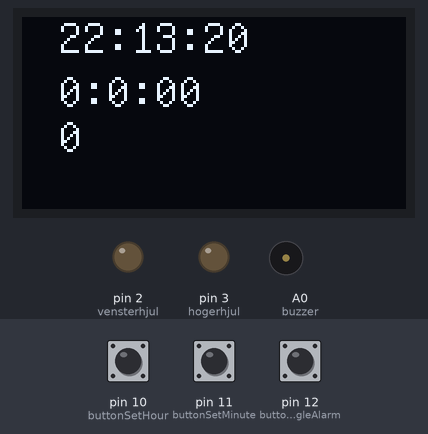
The sketch below on a simulated Arduino Uno, built with avr-gcc and run on an emulated ATmega328P. Parts: 128×64 one-colour display, output pins drawn as LEDs (lit = HIGH), buzzer (waves = sounding, pin HIGH). The test bench sets the inputs (shaded band); at power-on: pin 10 (buttonSetHour) LOW, pin 11 (buttonSetMinute) LOW, pin 12 (buttonToggleAlarm) LOW. The local clock reads 2024-03-15 10:24:30 at power-on unless the sketch sets it.

Above: at 1.2 s.
1.3 s: pin 10 (buttonSetHour) pulled HIGH for 0.2 s
At 3.6 s:
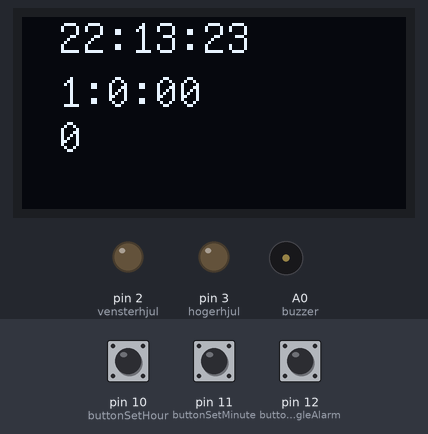
3.8 s: pin 11 (buttonSetMinute) pulled HIGH for 0.2 s
At 6.0 s:
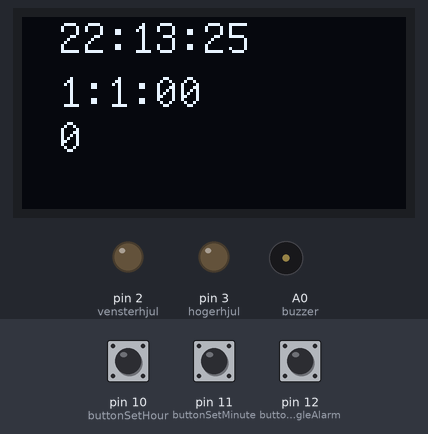
6.7 s: pin 10 (buttonSetHour) pulled HIGH for 1 s
At 8.5 s:
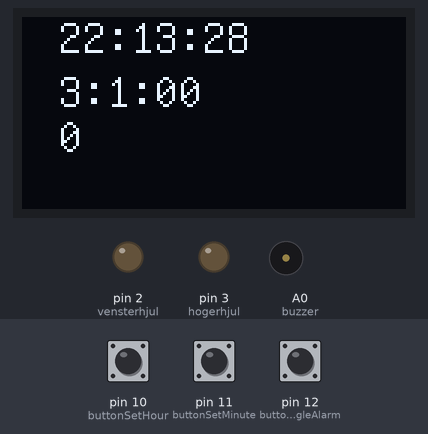
9.2 s: pin 11 (buttonSetMinute) pulled HIGH for 0.2 s
At 12.0 s:
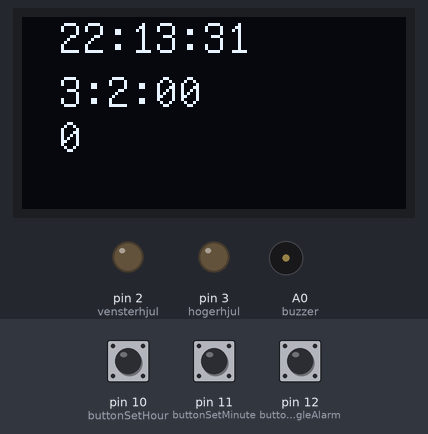
Timing chart, 0 to 12.8 s (numbered marks = the images above; inputs shaded):
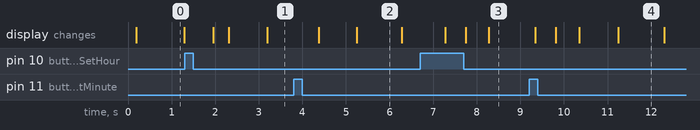

The sketch:

rullande_alarm.ino
```cpp
/*

fil: rullande_alarm
författare: Ebba malm

*/

// Inkludera bibliotek för skärm (U8glib), RTC (Real-Time Clock) och I2C-kommunikation
#include <U8glib.h>
#include <RTClib.h>
#include <Wire.h>

// Definiera pinnar för motorer och sensorer
const int vensterhjul = 2;   // Vänsterhjul (motor)
const int hogerhjul = 3;     // Högerhjul (motor)

const int trigPin1 = 4;      // Triggerpin för avståndssensor 1
const int echoPin1 = 5;      // Echopin för avståndssensor 1
const int trigPin2 = 6;      // Triggerpin för avståndssensor 2
const int echoPin2 = 7;      // Echopin för avståndssensor 2
const int trigPin3 = 8;      // Triggerpin för avståndssensor 3
const int echoPin3 = 9;      // Echopin för avståndssensor 3

const int buzzer = A0;        // Pin för buzzern (larm)

const int buttonSetHour = 10;  // Knapp för att sätta timme
const int buttonSetMinute = 11;  // Knapp för att sätta minut
const int buttonToggleAlarm = 12; // Knapp för att aktivera/deaktivera alarm
const int buttonStopAlarm = 13;   // Knapp för att stoppa alarmet

// Deklarera variabler för tid och alarm
int hour;    // Aktuell timme
int minut;   // Aktuell minut
int second;  // Aktuell sekund

int ahour = 0;    // Alarmets timme
int aminut = 0;   // Alarmets minut
bool alarmSet = false;  // Om alarmet är satt eller inte

// Objekt för RTC (Real-Time Clock) och OLED-skärm
RTC_DS3231 rtc;
U8GLIB_SSD1306_128X64 u8g(U8G_I2C_OPT_NO_ACK);

void setup() {
  // Starta seriekopplingen, I2C och RTC
  Serial.begin(9600);
  Wire.begin();
  rtc.begin();

  // Sätt alla pinnar för sensorer och motorer som in- eller utgångar
  pinMode(trigPin1, OUTPUT);
  pinMode(echoPin1, INPUT);
  pinMode(trigPin2, OUTPUT);
  pinMode(echoPin2, INPUT);
  pinMode(trigPin3, OUTPUT);
  pinMode(echoPin3, INPUT);
  pinMode(buzzer, OUTPUT);
  pinMode(hogerhjul, OUTPUT);
  pinMode(vensterhjul, OUTPUT);

  // Knapp-pinnar för att sätta alarmtid och aktivera/deaktivera alarm
  pinMode(buttonSetHour, INPUT);
  pinMode(buttonSetMinute, INPUT);
  pinMode(buttonToggleAlarm, INPUT);
  pinMode(buttonStopAlarm, INPUT_PULLUP);

  // Ställ in RTC-tid till den aktuella tidpunkten för kompileringsdatumet
  rtc.adjust(DateTime(F(__DATE__), F(__TIME__)));
  u8g.setFont(u8g_font_unifont);  // Sätt teckensnittet för OLED-skärmen
}

void loop() {
  // Läs aktuell tid och uppdatera alarmet och skärmen

  getTime();
  setAlarm();
  checkAlarm();
  oledWrite(12, 12, getTime(), 12, 30, String(hour));
}

void fram() {
  // Kör båda motorerna framåt
  digitalWrite(hogerhjul, HIGH);
  digitalWrite(vensterhjul, HIGH);
  delay(50); // Kort paus
}

void venster() {
  // Kör höger motor och stoppa vänster motor för att svänga vänster
  digitalWrite(hogerhjul, HIGH);
  digitalWrite(vensterhjul, LOW);
  delay(500); // Håll svängen i 500 ms
}

void hoger() {
  // Kör vänster motor och stoppa höger motor för att svänga höger
  digitalWrite(hogerhjul, LOW);
  digitalWrite(vensterhjul, HIGH);
  delay(50);  // Kort paus
}

// Funktion för att mäta avstånd med hjälp av en ultraljudssensor
float distans(int pin, int echo) {
  digitalWrite(pin, LOW);
  delayMicroseconds(2);
  digitalWrite(pin, HIGH);
  delayMicroseconds(10);
  digitalWrite(pin, LOW);

  // Mät avståndet baserat på tid för ljudets resa fram och tillbaka
  float duration = pulseIn(echo, HIGH);
  float distance = (duration * .0343) / 2;
  return distance; // Returnera det beräknade avståndet
}

// Funktion för att få aktuell tid från RTC
String getTime() {
  DateTime now = rtc.now();

  hour = now.hour();   // Aktuell timme
  minut = now.minute(); // Aktuell minut
  second = now.second(); // Aktuell sekund

  // Formatera tid till en sträng
  String newTime = String(now.hour());
  if (now.minute() < 10) {
    newTime = newTime + ":" + "0" + String(now.minute());
  } else {
    newTime = newTime + ":" + String(now.minute());
  }

  if (now.second() < 10) {
    newTime = newTime + ":" + "0" + String(now.second());
  } else {
    newTime = newTime + ":" + String(now.second());
  }

  return newTime;
}

// Funktion för att aktivera buzzern (alarm)
void alarm() {
  tone(buzzer, 1000); // Spela upp en ton på buzzern
}

// Funktion för att skriva information till OLED-skärmen
void oledWrite(int x, int y, String text1, int x2, int y2, String text2) {
  u8g.firstPage();
  do {
    u8g.drawStr(x, y, text1.c_str());   // Visa tid på skärmen
    u8g.drawStr(x2, y2, (String(ahour) + ":" + String(aminut) + ":" + String("00")).c_str()); // Visa alarmtid
    u8g.drawStr(x2, y2+15, String(alarmSet).c_str()); // Visa om alarmet är aktiverat eller inte
  } while (u8g.nextPage());
}

// Funktion för att sätta alarmtiden via knappar
void setAlarm() {
  if (digitalRead(buttonSetHour) == HIGH) {
    ahour = (ahour + 1) % 24;  // Öka timmen med en och återställ till 0 vid 24
    delay(300);
  }
  if (digitalRead(buttonSetMinute) == HIGH) {
    aminut = (aminut + 1) % 60; // Öka minuten med en och återställ till 0 vid 60
    delay(300);
  }
  if (digitalRead(buttonToggleAlarm) == HIGH) {
    alarmSet = !alarmSet; // Växla mellan att sätta på eller stänga av alarmet
    delay(300);
  }
}

// Funktion för att kontrollera om alarmtiden har inträffat
void checkAlarm() {
  if (alarmSet && hour == ahour && minut == aminut) {
    alarm();  // Starta buzzern om alarmtiden har inträffat

    while (digitalRead(buttonStopAlarm) == LOW) { // Kör tills stoppknappen trycks
      fram();  // Rör sig framåt

      // Kontrollera om något är närmare än 20 cm från någon sensor
      if (distans(trigPin1, echoPin1) < 20 || distans(trigPin2, echoPin2) < 20 || distans(trigPin3, echoPin3) < 20) {
        venster();  // Sväng vänster om ett objekt är för nära
      }

      delay(100); // Kort paus för att minska responstiden
    }

    // noTone(buzzer);  // Stäng av buzzern när stoppknappen trycks
    alarmSet = false; // Återställ alarmet
    stopp();  // Stoppa bilen
  }
}

// Funktion för att stoppa alla motorer (bilen står stilla)
void stopp() {
  digitalWrite(hogerhjul, LOW);
  digitalWrite(vensterhjul, LOW);
}
```

Measured:
- what the display in image 0 shows lasts 1.1 s, from 0.2 s to 1.3 s
